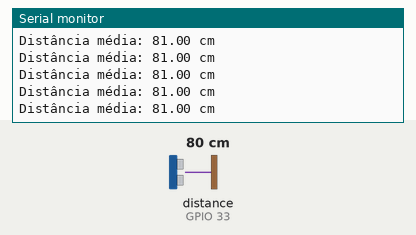
Bench run of a sketch on a simulated ESP32. On the bench: the last lines printed to the serial monitor. The test bench sets the inputs (shaded band); at power-on: distance to the obstacle (sensor on GPIO 33) 80 cm. The echo pulse lasts 58.3 µs per cm; nothing arrives over Bluetooth unless stated.

Above: at 5.0 s.
5.1 s: distance to the obstacle (sensor on GPIO 33) set to 75 cm
At 5.36 s:
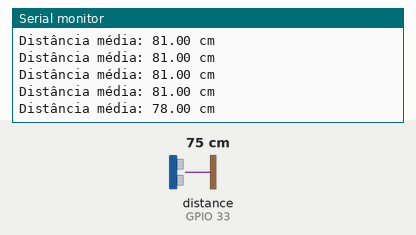
6.6 s: distance to the obstacle (sensor on GPIO 33) set to 86 cm
At 7.11 s:
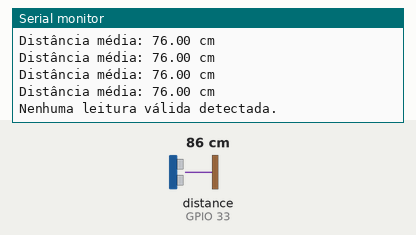
Timing chart, 0 to 9.6 s (numbered marks = the images above; inputs shaded):
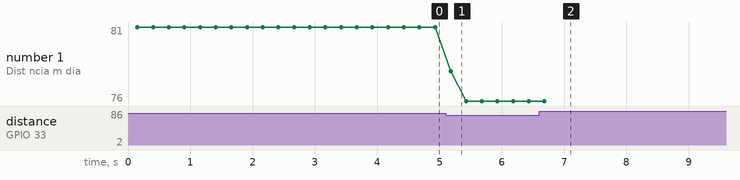

The sketch:

ESP_MAQUINA_DO_TEMPO_19.ino
```cpp
#include <NewPing.h>
#include "BluetoothSerial.h"

// ---------------- SENSOR ULTRASSONICO ----------------
#define TRIG_PIN 32       // Pino TRIG
#define ECHO_PIN 33       // Pino ECHO
#define MAX_DISTANCE 80   // Distância máxima de leitura em cm
#define NUM_LEITURAS 5    // Número de leituras para média

NewPing sonar(TRIG_PIN, ECHO_PIN, MAX_DISTANCE);

// ---------------- BLUETOOTH ----------------
BluetoothSerial SerialBT;

// ---------------- VARIÁVEIS DE LÓGICA ----------------
float dist_Robot = 45;    // Limite para "ENTROU" (objeto próximo)
float dist_noRobot = 50;  // Limite para "SAIU" (objeto afastado)
bool objetoDetectado = false;

// ---------------- SETUP ----------------
void setup() {
  Serial.begin(115200);
  SerialBT.begin("ESP32_MAQUINA");
  Serial.println("ESP32 pronto! Monitorando sensor ultrassônico com média de leituras.");
}

// ---------------- FUNÇÃO: medir distância média ----------------
float medirDistanciaMedia() {
  long soma = 0;
  int leiturasValidas = 0;

  for (int i = 0; i < NUM_LEITURAS; i++) {
    delay(25); // intervalo menor entre leituras
    unsigned int leitura = sonar.ping_cm();
    if (leitura > 0) {  // leitura válida
      soma += leitura;
      leiturasValidas++;
    }
  }

  if (leiturasValidas > 0) {
    return (float)soma / leiturasValidas;  // retorna média
  } else {
    return -1; // nenhuma leitura válida
  }
}

// ---------------- LOOP ----------------
void loop() {
  float media = medirDistanciaMedia();

  if (media > 0) {
    Serial.print("Distância média: ");
    Serial.print(media, 2);
    Serial.println(" cm");

    // Lógica de detecção com histerese
    if (media <= dist_Robot && !objetoDetectado) {
      objetoDetectado = true;
      Serial.println("OBJETO ENTROU");
      SerialBT.println("OBJETO ENTROU");

      delay(2000); // <<< espera 2 segundos antes de verificar de novo
    }
    else if (media >= dist_noRobot && objetoDetectado) {
      objetoDetectado = false;
      Serial.println("OBJETO SAIU");
      SerialBT.println("OBJETO SAIU");
    }
  } else {
    Serial.println("Nenhuma leitura válida detectada.");
  }

  delay(100);  // pequeno intervalo antes da próxima média
}
```

Measured:
- the behaviour switches between 80 and 81 cm on distance to the obstacle (sensor on GPIO 33) (found by bisection; images 1 and 2)
- after the input at 5.1 s, the serial monitor: prints a new line after 0.08 s (image 1)
- after the input at 6.6 s, the serial monitor: prints a new line after 0.33 s (image 2)
- plotted number 1: 81 → 76 after the input at 5.1 s
